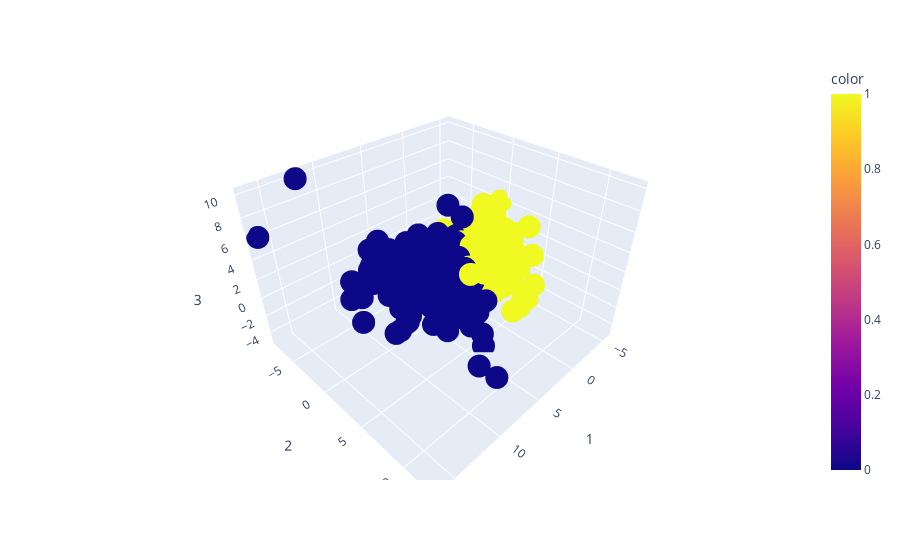

Notebook cell for this chart:
### Code cell
px.scatter_3d(pcad,x='1',y='2',z='3',color=cancer['target'])

### Figure 1 — Plotly figure (JSON) as saved in the notebook; plotly's stock layout.template omitted (floating-point values rounded to 4 significant figures; data arrays with more than 128 entries replaced by an {"elided": "..."} marker saying what was removed)
{"data": [{"hovertemplate": "1=%{x}<br>2=%{y}<br>3=%{z}<br>color=%{marker.color}<extra></extra>", "legendgroup": "", "marker": {"color": {"elided": "569 int values"}, "coloraxis": "coloraxis", "symbol": "circle"}, "mode": "markers", "name": "", "scene": "scene", "showlegend": false, "type": "scatter3d", "x": {"elided": "569 float values"}, "y": {"elided": "569 float values"}, "z": {"elided": "569 float values"}}], "layout": {"coloraxis": {"colorbar": {"title": {"text": "color"}}, "colorscale": [[0, "#0d0887"], [0.1111, "#46039f"], [0.2222, "#7201a8"], [0.3333, "#9c179e"], [0.4444, "#bd3786"], [0.5556, "#d8576b"], [0.6667, "#ed7953"], [0.7778, "#fb9f3a"], [0.8889, "#fdca26"], [1, "#f0f921"]]}, "legend": {"tracegroupgap": 0}, "margin": {"t": 60}, "scene": {"domain": {"x": [0, 1], "y": [0, 1]}, "xaxis": {"title": {"text": "1"}}, "yaxis": {"title": {"text": "2"}}, "zaxis": {"title": {"text": "3"}}}}}
